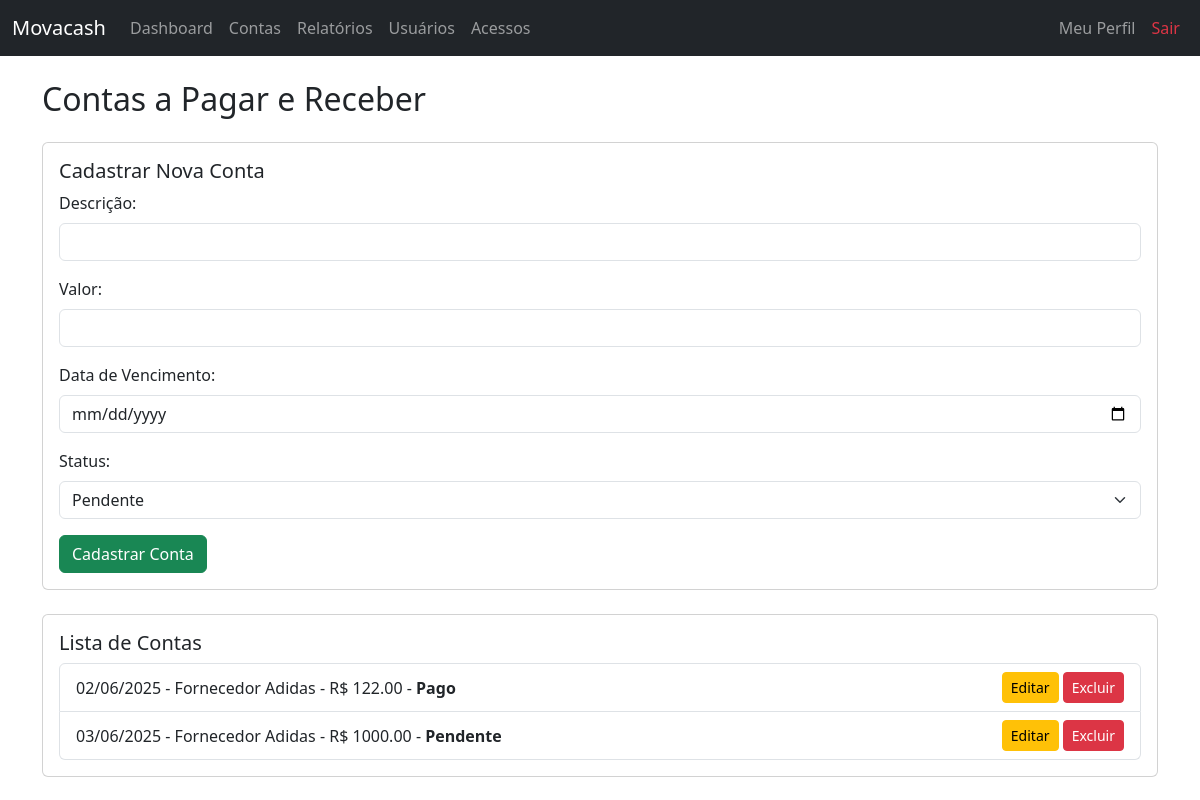
The page /contas (signed in) on the database as committed earlier.
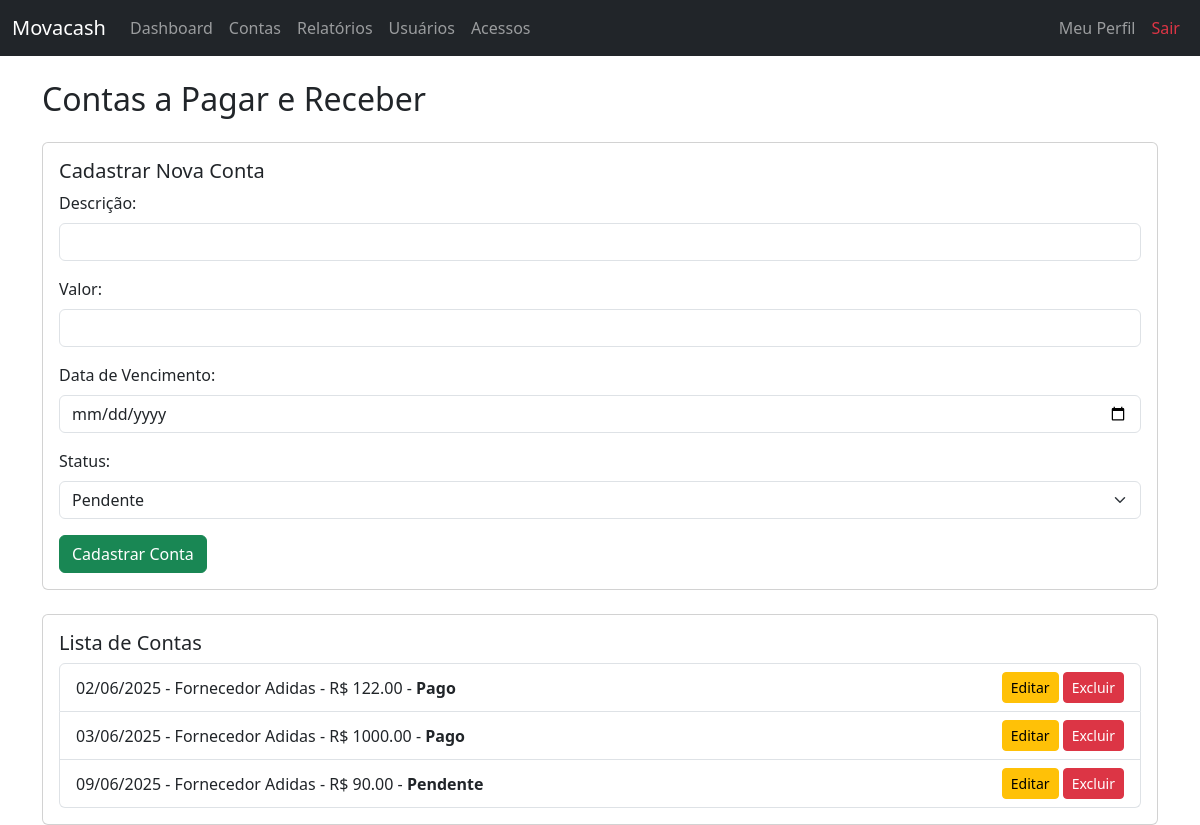
The same page on the database as committed later.
### app/models.py (models this page shows)
class Conta(db.Model):
    __tablename__ = 'contas'
    id = db.Column(db.Integer, primary_key=True)
    descricao = db.Column(db.String(100), nullable=False)
    valor = db.Column(db.Float, nullable=False)
    vencimento = db.Column(db.Date, nullable=False)
    status = db.Column(db.String(20), nullable=False)
    usuario_id = db.Column(db.Integer, db.ForeignKey('usuarios.id'), nullable=False)

### app/routes.py (the view, shortened to what this page needs)
@bp.route('/contas', methods=['GET', 'POST'])
@login_obrigatorio
def contas():
    if session.get('tipo') != 'admin':
        return redirect(url_for('main.dashboard'))
    contas = Conta.query.order_by(Conta.vencimento).all()
    return render_template('contas.html', contas=contas)

### app/utils.py (called while the page is built)
def login_obrigatorio(f):
    @wraps(f)
    def decorated_function(*args, **kwargs):
        if 'usuario_id' not in session:
            return redirect(url_for('main.login'))
        return f(*args, **kwargs)
    return decorated_function

### app/templates/contas.html (shortened to what this page needs)
{% extends "base.html" %}
{% block content %}
<h2 class="mb-4">Contas a Pagar e Receber</h2>
<div class="card mb-4">
    <div class="card-body">
        <h5 class="card-title">Cadastrar Nova Conta</h5>
        <form method="POST">
            <div class="mb-3">
                <label class="form-label">Descrição:</label>
                <input type="text" name="descricao" class="form-control" required>
            </div>
            <div class="mb-3">
                <label class="form-label">Valor:</label>
                <input type="number" name="valor" step="0.01" class="form-control" required>
            </div>
            <div class="mb-3">
                <label class="form-label">Data de Vencimento:</label>
                <input type="date" name="vencimento" class="form-control" required>
            </div>
            <div class="mb-3">
                <label class="form-label">Status:</label>
                <select name="status" class="form-select" required>
                    <option value="pendente">Pendente</option>
                </select>
            </div>
            <button type="submit" class="btn btn-success">Cadastrar Conta</button>
        </form>
    </div>
</div>
<div class="card">
    <div class="card-body">
        <h5 class="card-title">Lista de Contas</h5>
        {% if contas %}
            <ul class="list-group">
                {% for conta in contas %}
                    <li class="list-group-item d-flex justify-content-between align-items-center">
                        <div>
                            {{ conta.vencimento.strftime('%d/%m/%Y') }} -
                            {{ conta.descricao }} -
                            R$ {{ "%.2f"|format(conta.valor) }} -
                            <strong>{{ conta.status|capitalize }}</strong>
                        </div>
                        <div>
                            <a href="{{ url_for('main.editar_conta', id=conta.id) }}" class="btn btn-sm btn-warning">Editar</a>
                            <a href="{{ url_for('main.excluir_conta', id=conta.id) }}"
                               class="btn btn-sm btn-danger"
                               onclick="return confirm('Tem certeza que deseja excluir esta conta?');">
                               Excluir
                            </a>
                        </div>
                    </li>
                {% endfor %}
            </ul>
        {% else %}
            <p class="text-muted">Nenhuma conta cadastrada.</p>
        {% endif %}
    </div>
</div>
{% endblock %}

### app/templates/base.html (shortened to what this page needs)
<!DOCTYPE html>
<html lang="pt-br">
<head>
    <link href="https://cdn.jsdelivr.net/npm/bootstrap@5.3.0/dist/css/bootstrap.min.css" rel="stylesheet">
</head>
<body>
    <nav class="navbar navbar-expand-lg navbar-dark bg-dark fixed-top">
        <div class="container-fluid">
            <a class="navbar-brand" href="{% if session.tipo == 'admin' %}{{ url_for('main.dashboard') }}{% else %}{{ url_for('main.caixa') }}{% endif %}">Movacash</a>
            <div class="collapse navbar-collapse" id="navbarNav">
                <ul class="navbar-nav me-auto">
                    {% if session.tipo == 'admin' %}
                        <li class="nav-item">
                            <a class="nav-link" href="{{ url_for('main.dashboard') }}">Dashboard</a>
                        </li>
                        <li class="nav-item">
                            <a class="nav-link" href="{{ url_for('main.contas') }}">Contas</a>
                        </li>
                        <li class="nav-item">
                            <a class="nav-link" href="{{ url_for('main.relatorios') }}">Relatórios</a>
                        </li>
                        <li class="nav-item">
                            <a class="nav-link" href="{{ url_for('main.cadastrar_usuario') }}">Usuários</a>
                        </li>
                        <li class="nav-item">
                            <a class="nav-link" href="{{ url_for('main.usuarios_logins') }}">Acessos</a>
                        </li>
                    {% elif session.tipo == 'vendedor' %}
                        <li class="nav-item">
                            <a class="nav-link" href="{{ url_for('main.caixa') }}">Caixa</a>
                        </li>
                    {% endif %}
                </ul>
                <ul class="navbar-nav ms-auto">
                    <li class="nav-item">
                        <a class="nav-link" href="{{ url_for('main.perfil') }}">Meu Perfil</a>
                    </li>
                    <li class="nav-item">
                        <a class="nav-link text-danger" href="{{ url_for('main.logout') }}">Sair</a>
                    </li>
                </ul>
            </div>
        </div>
    </nav>
    <div class="container" style="margin-top: 80px;">
        {% block content %}{% endblock %}
    </div>
</body>
</html>

Rows that differ between the two databases and show on the page:
changed Conta (number 2 of 3 on the later page): status "Pendente" → "Pago"
added Conta: vencimento "09/06/2025", descricao "Fornecedor Adidas", valor "90.00", status "Pendente"
